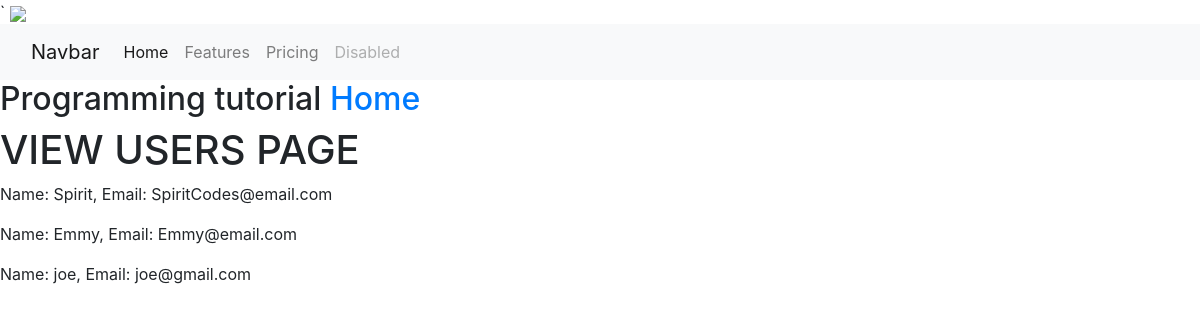
Before: /people/view_users with the older database file.
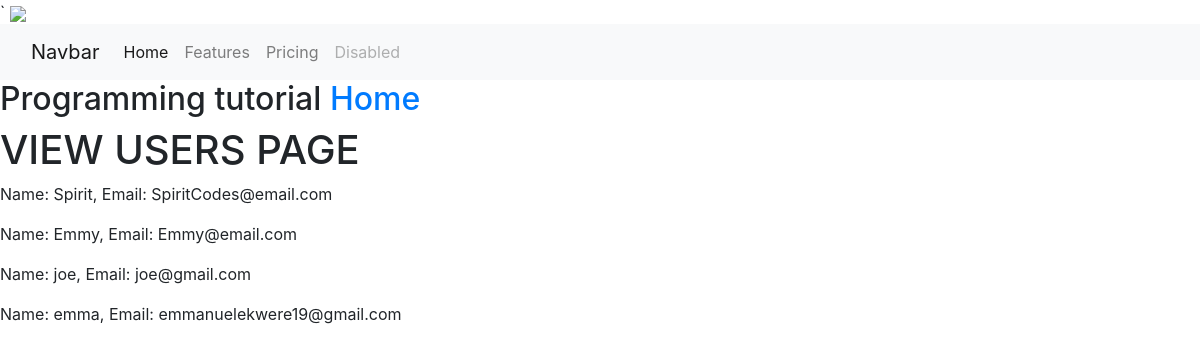
After: the same page with the newer database file.
### models.py (models this page shows, shortened)
class UserDetails(db.Model):
    _id = db.Column("id", db.Integer, primary_key=True)
    name = db.Column(db.String(20), unique=True, nullable=False)
    email = db.Column(db.String(120), unique=True, nullable=False)

### views/view_users.py (the view)
@vu.route('/view_users')  # Creating a view function that checks if the user is logged in
def view_users():
    return render_template('view_users.html', values = UserDetails.query.all())  # Rendering the view_users.html template with all the users in the database

### templates/view_users.html
{% extends 'base.html' %}
{% block content %}
    <h1>VIEW USERS PAGE</h1>
        {% for item in values %}
            <p> Name: {{item.name}}, Email: {{item.email}} </p>
        {% endfor %}
{% endblock %}

Changed rows visible on the page:
added UserDetails: name "emma", email "emmanuelekwere19@gmail.com"
